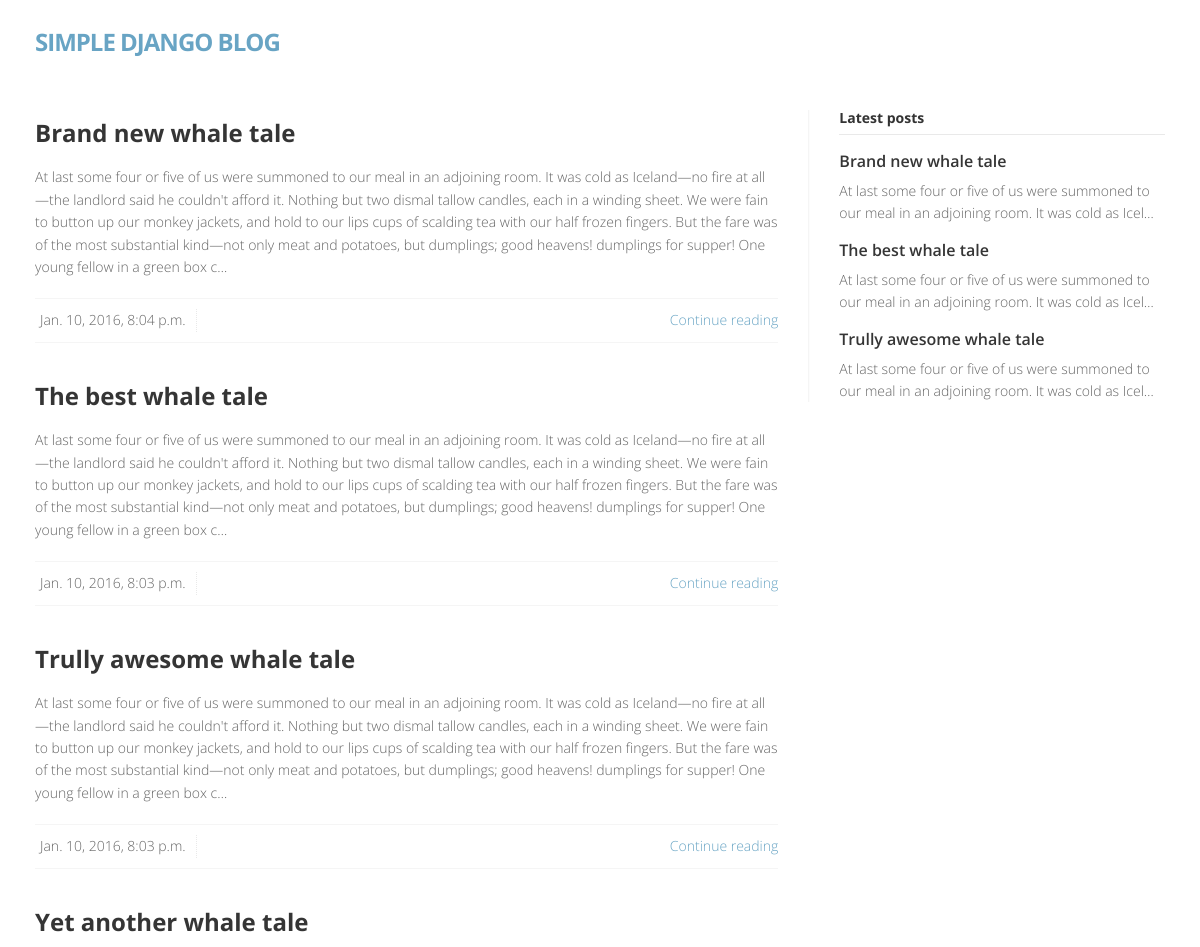
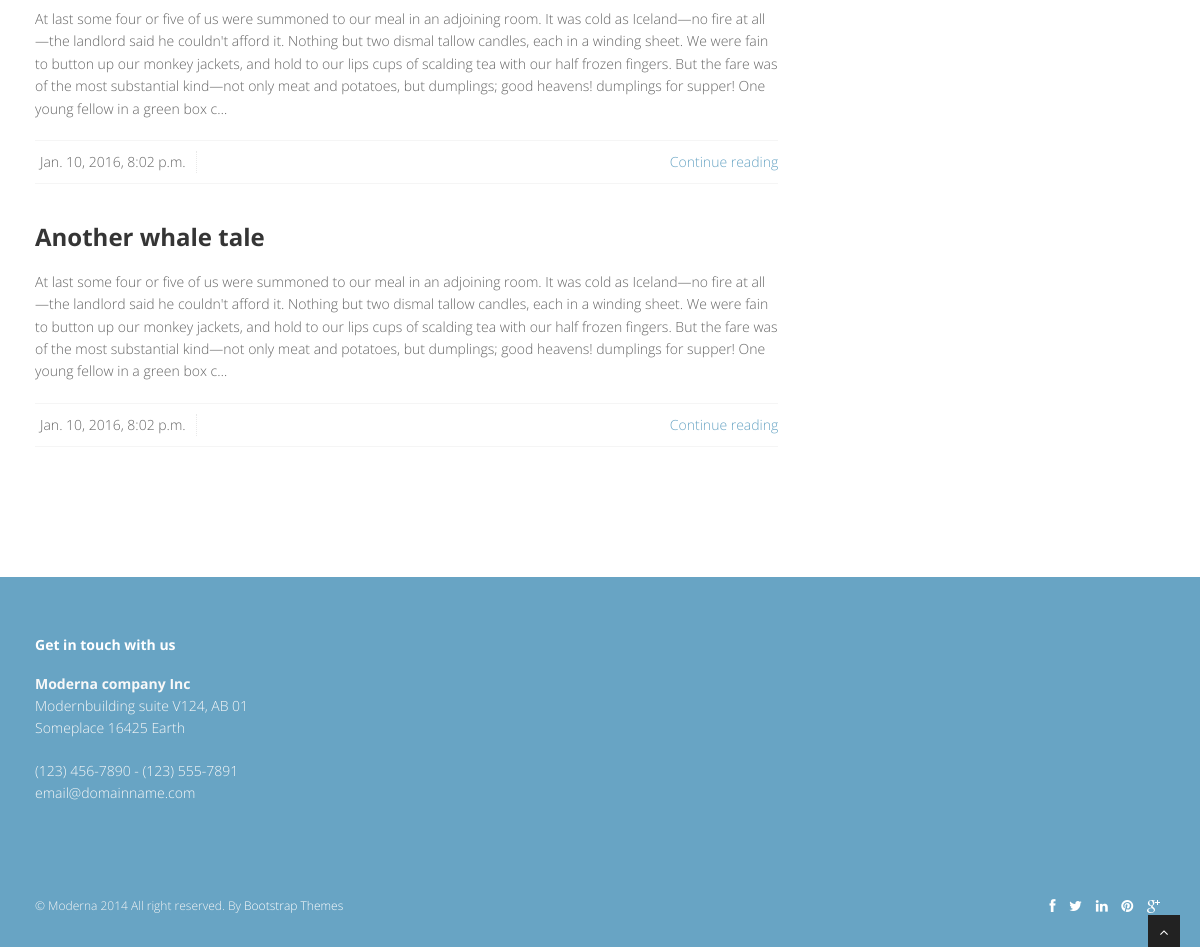
Screenshot of /category/whale/ with the database file from the repository (2 pictures, top to bottom).
### blog/models.py (models this page shows, shortened)
class Post(models.Model):
    title = models.CharField(max_length=255)
    pub_date = models.DateTimeField(auto_now_add=True)
    slug = models.SlugField(unique=True, max_length=255)
    content = models.TextField()
    category = models.ForeignKey('blog.Category')
    class Meta:
        ordering = ['-pub_date']
    def get_absolute_url(self):
        return "/%s/%s/%s/" % (self.pub_date.year, self.pub_date.month, self.slug)

### blog/views.py (the view)
# urls.py: url(r'^category/(?P<slug>[a-zA-Z0-9-]+)/?$', CategoryListView.as_view(
class CategoryListView(ListView):
    def get_queryset(self):
        slug = self.kwargs['slug']
        try:
            category = Category.objects.get(slug=slug)
            return Post.objects.filter(category=category)
        except Category.DoesNotExist:
            return Post.objects.none()
    def get_context_data(self, **kwargs):
        context = super(CategoryListView, self).get_context_data(**kwargs)
        slug = self.kwargs['slug']
        try:
            context['category'] = Category.objects.get(slug=slug)
        except Category.DoesNotExist:
            context['category'] = None
        return context

### blog/templates/blog/post_list.html (shortened to what this page needs)
{% extends "blog/includes/base.html" %}
{% block content %}
    {% if object_list %}
        {% for post in object_list %}
            <article>
                <div class="post-image">
                    <div class="post-heading">
                        <h3><a href="{{ post.get_absolute_url }}">{{ post.title }}</a></h3>
                    </div>
                </div>
                <p>
                    {{ post.content|truncatechars:500 }}
                </p>
                <div class="bottom-article">
                    <ul class="meta-post">
                        <li>{{ post.pub_date }}</li>
                    </ul>
                    <a class="pull-right" href="{{ post.get_absolute_url }}">Continue reading </a>
                </div>
            </article>
        {% endfor %}
    {% else %}
        <p>No posts found</p>
    {% endif %}
{% endblock %}

### blog/templates/blog/includes/base.html (shortened to what this page needs)
{% load staticfiles %}
<!DOCTYPE html>
<html lang="en">
<head>
    <link href="{% static 'blog/css/bootstrap.min.css' %}" rel="stylesheet" />
    <link href="{% static 'blog/css/fancybox/jquery.fancybox.css' %}" rel="stylesheet">
    <link href="{% static 'blog/css/jcarousel.css' %}" rel="stylesheet" />
    <link href="{% static 'blog/css/flexslider.css' %}" rel="stylesheet" />
    <link href="{% static 'blog/css/style.css' %}" rel="stylesheet" />
    <link href="{% static 'blog/skins/default.css' %}" rel="stylesheet" />
</head>
<body>
<div id="wrapper">
<header>
    <div class="navbar navbar-default navbar-static-top">
        <div class="container">
            <div class="navbar-header">
                <a class="navbar-brand" href="/"><span>Simple Django Blog</span></a>
            </div>
        </div>
    </div>
</header>
<section id="content">
    <div class="container">
        <div class="row">
            <div class="col-lg-8">
                {% block content %}{% endblock %}
            </div>
            <div class="col-lg-4">
                <aside class="right-sidebar">
                    {% if object_list %}
                    <div class="widget">
                            <h5 class="widgetheading">Latest posts</h5>
                            <ul class="recent">
                            {% for post in object_list|slice:":3" %}
                                <li>
                                    <h6><a href="{{ post.get_absolute_url }}">{{ post.title }}</a></h6>
                                    <p>
                                        {{ post.content|truncatechars:100 }}
                                    </p>
                                </li>
                            {% endfor %}
                            </ul>
                    </div>
                    {% endif %}
                </aside>
            </div>
        </div>
    </div>
</section>
<footer>
    <div class="container">
        <div class="row">
            <div class="col-lg-3">
                <div class="widget">
                    <h5 class="widgetheading">Get in touch with us</h5>
                    <address>
                        <strong>Moderna company Inc</strong><br>
                        Modernbuilding suite V124, AB 01<br>
                        Someplace 16425 Earth </address>
                    <p>
                         (123) 456-7890 - (123) 555-7891 <br>
                         email@domainname.com
                    </p>
                </div>
            </div>
        </div>
    </div>
    <div id="sub-footer">
        <div class="container">
            <div class="row">
                <div class="col-lg-6">
                    <div class="copyright">
                        <p>
                            <span>&copy; Moderna 2014 All right reserved. By </span><a href="http://bootstraptaste.com" target="_blank">Bootstrap Themes</a>
                        </p>
                    </div>
                </div>
                <div class="col-lg-6">
                    <ul class="social-network">
                        <li><a href="#" data-placement="top" title="Facebook"><i class="fa fa-facebook"></i></a></li>
                        <li><a href="#" data-placement="top" title="Twitter"><i class="fa fa-twitter"></i></a></li>
                        <li><a href="#" data-placement="top" title="Linkedin"><i class="fa fa-linkedin"></i></a></li>
                        <li><a href="#" data-placement="top" title="Pinterest"><i class="fa fa-pinterest"></i></a></li>
                        <li><a href="#" data-placement="top" title="Google plus"><i class="fa fa-google-plus"></i></a></li>
                    </ul>
                </div>
            </div>
        </div>
    </div>
</footer>
</div>
<a href="#" class="scrollup"><i class="fa fa-angle-up active"></i></a>
</body>
</html>

### blog/static/blog/css/style.css (style rules this page uses)
body { font-family:'Open Sans', Arial, sans-serif; font-size:14px; font-weight:300; line-height:1.6em; color:#656565; }
h1,h2, h3, h4, h5, h6 { font-family:'Open Sans', Arial, sans-serif; font-weight:700; line-height:1.1em; color:#333; margin-bottom: 20px; }
.container { padding:0 20px 0 20px; position:relative; }
#wrapper { width:100%; margin:0; padding:0; }
.row,.row-fluid { margin-bottom:30px; }
header .navbar { margin-bottom: 0; }
.navbar-default { border: none; }
.navbar-brand { color: #222; text-transform: uppercase; font-size: 24px; font-weight: 700; line-height: 1em; letter-spacing: -1px; margin-top: 30px; padding: 0 0 0 15px; }
header .navbar-default { background-color: #fff; }
header .navbar { min-height: 100px; }
#content { position:relative; background:#fff; padding:0px 0 40px 0; }
.widgetheading { width:100%; padding:0; }
aside .widgetheading { position: relative; border-bottom: #e9e9e9 1px solid; padding-bottom: 9px; }
footer .widgetheading { position: relative; }
article { margin-bottom:40px; }
article .post-heading h3 { margin-bottom:20px; }
article .post-heading h3 a { font-weight:700; color:#353535; }
.post-image { margin-bottom:20px; }
ul.meta-post { float:left; margin: 0; padding:0; list-style:none; }
ul.meta-post li { float:left; margin:0 10px 0 0; padding:0; list-style:none; border-right:1px dotted #e9e9e9; padding-right:10px; }
.bottom-article { overflow: hidden; border-top:1px solid #f5f5f5; border-bottom:1px solid #f5f5f5; padding:10px 0 10px 0; margin-top:20px; }
aside { position:relative; margin-bottom:40px; }
.right-sidebar { border-left:1px solid #f5f5f5; padding:0 0 0 30px; -webkit-box-shadow:inset 1px 0 0 0 rgba(0,0,0,.01); box-shadow:inset 1px 0 0 0 rgba(0,0,0,.01); }
aside .widget { margin-bottom:40px; }
ul.cat, ul.recent, ul.folio-detail, ul.contact-info { margin:0; padding:0; list-style:none; }
ul.cat li, ul.recent li, ul.folio-detail li, ul.contact-info li { margin:0 0 15px 0; list-style:none; }
.widget ul.recent li { margin-bottom:20px; }
ul.recent li h6 { margin:0 0 10px 0; }
ul.recent li h6 a { color:#353535; font-size:16px; font-weight:600; }
footer { padding:50px 0 0 0; color:#f8f8f8; }
footer a { color:#fff; }
footer h1, footer h2, footer h3, footer h4, footer h5, footer h6 { color:#fff; }
footer address { line-height:1.6em; }
ul.social-network { list-style:none; margin:0; }
ul.social-network li { display:inline; margin: 0 5px; }
#sub-footer { text-shadow:none; color:#f5f5f5; padding:0; padding-top:30px; margin:20px 0 0 0; }
#sub-footer p { margin:0; padding:0; }
#sub-footer span { color:#f5f5f5; }
.copyright { text-align:left; font-size:12px; }
#sub-footer ul.social-network { float:right; }
.scrollup { position:fixed; width:32px; height:32px; bottom:0px; right:20px; background: #222; }
a.scrollup { outline:0; text-align: center; }
a.scrollup i { margin-top: 10px; color: #fff; }

### blog/static/blog/skins/default.css (style rules this page uses)
a, a:hover,a:focus,a:active, footer a.text-link:hover, strike, .post-meta span a:hover, footer a.text-link, ul.meta-post li a:hover, ul.cat li a:hover, ul.recent li h6 a:hover, ul.portfolio-categ li.active a, ul.portfolio-categ li.active a:hover, ul.portfolio-categ li a:hover,ul.related-post li h4 a:hover, span.highlight,article .post-heading h3 a:hover, .navbar .nav > .active > a,.navbar .nav > .active > a:hover,.navbar .nav > li > a:hover,.navbar .nav > li > a:focus,.navbar .nav > .active > a:focus, .validation { color:#68A4C4; }
.navbar-brand span { color: #68A4C4; }
footer { background:#68A4C4; }
#sub-footer { background:#68A4C4; }

### blog/static/blog/css/overwrite.css (style rules this page uses)
.widget h4,.widget h5 { font-weight:700; margin-bottom:20px; }
ul, ol { padding: 0; margin: 0 0 10px 25px; }
li { line-height: 1.6em; }

### rows the page displays
Post: title "Brand new whale tale", content "At last some four or five of us were summoned to our meal in an adjoining room. It was cold as Iceland—no fire at all—the landlord said he couldn't afford it. Nothing but two dismal tallow candles, each in a winding sheet. We were fain to button up our monkey jackets, and hold to our lips cups of scalding tea with our half frozen fingers. But the fare was of the most substantial kind—not only meat and potatoes, but dumplings; good heavens! dumplings for supper! One young fellow in a green box c…", pub_date "Jan. 10, 2016, 8:04 p.m.", content "At last some four or five of us were summoned to our meal in an adjoining room. It was cold as Icel…"
Post: title "The best whale tale", content "At last some four or five of us were summoned to our meal in an adjoining room. It was cold as Iceland—no fire at all—the landlord said he couldn't afford it. Nothing but two dismal tallow candles, each in a winding sheet. We were fain to button up our monkey jackets, and hold to our lips cups of scalding tea with our half frozen fingers. But the fare was of the most substantial kind—not only meat and potatoes, but dumplings; good heavens! dumplings for supper! One young fellow in a green box c…", pub_date "Jan. 10, 2016, 8:03 p.m.", content "At last some four or five of us were summoned to our meal in an adjoining room. It was cold as Icel…"
Post: title "Trully awesome whale tale", content "At last some four or five of us were summoned to our meal in an adjoining room. It was cold as Iceland—no fire at all—the landlord said he couldn't afford it. Nothing but two dismal tallow candles, each in a winding sheet. We were fain to button up our monkey jackets, and hold to our lips cups of scalding tea with our half frozen fingers. But the fare was of the most substantial kind—not only meat and potatoes, but dumplings; good heavens! dumplings for supper! One young fellow in a green box c…", pub_date "Jan. 10, 2016, 8:03 p.m.", content "At last some four or five of us were summoned to our meal in an adjoining room. It was cold as Icel…"
Post: title "Yet another whale tale", content "At last some four or five of us were summoned to our meal in an adjoining room. It was cold as Iceland—no fire at all—the landlord said he couldn't afford it. Nothing but two dismal tallow candles, each in a winding sheet. We were fain to button up our monkey jackets, and hold to our lips cups of scalding tea with our half frozen fingers. But the fare was of the most substantial kind—not only meat and potatoes, but dumplings; good heavens! dumplings for supper! One young fellow in a green box c…", pub_date "Jan. 10, 2016, 8:02 p.m."
Post: title "Another whale tale", content "At last some four or five of us were summoned to our meal in an adjoining room. It was cold as Iceland—no fire at all—the landlord said he couldn't afford it. Nothing but two dismal tallow candles, each in a winding sheet. We were fain to button up our monkey jackets, and hold to our lips cups of scalding tea with our half frozen fingers. But the fare was of the most substantial kind—not only meat and potatoes, but dumplings; good heavens! dumplings for supper! One young fellow in a green box c…", pub_date "Jan. 10, 2016, 8:02 p.m."
